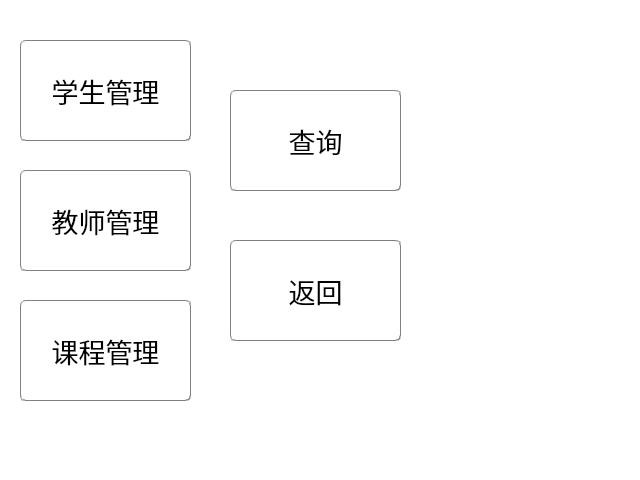
<?xml version="1.0" encoding="UTF-8"?>
<ui version="4.0">
 <class>system</class>
 <widget class="QDialog" name="system">
  <property name="geometry">
   <rect>
    <x>0</x>
    <y>0</y>
    <width>640</width>
    <height>480</height>
   </rect>
  </property>
  <property name="minimumSize">
   <size>
    <width>640</width>
    <height>480</height>
   </size>
  </property>
  <property name="maximumSize">
   <size>
    <width>640</width>
    <height>480</height>
   </size>
  </property>
  <property name="font">
   <font>
    <family>微软雅黑</family>
   </font>
  </property>
  <property name="windowTitle">
   <string>管理系统</string>
  </property>
  <property name="styleSheet">
   <string notr="true">#system{
background-color: rgb(255, 255, 255);
border-image: url(:/image/image/backpage_system.png);
}</string>
  </property>
  <widget class="QPushButton" name="button_student_manage">
   <property name="geometry">
    <rect>
     <x>20</x>
     <y>40</y>
     <width>171</width>
     <height>101</height>
    </rect>
   </property>
   <property name="font">
    <font>
     <family>微软雅黑 Light</family>
     <pointsize>20</pointsize>
    </font>
   </property>
   <property name="styleSheet">
    <string notr="true">QPushButton#button_student_manage{
border:1px groove gray;
border-radius:5px;
padding:2px 4px;
color: rgb(0, 0, 0);
background-color: rgba(255,255,255, 255);
}

QPushButton#button_student_manage:hover{
border:1px groove gray;
border-radius:5px;
padding:2px 4px;
color: rgb(0, 0, 0);
background-color: rgba(240,255,255,255);
}
 
QPushButton#button_student_manage:pressed{
border:1px groove gray;
border-radius:5px;
padding:2px 4px;
color: rgb(0, 0, 0);
background-color: rgba(225,255,255, 255);
padding-left:6px;
padding-top:6px;
}</string>
   </property>
   <property name="text">
    <string>学生管理</string>
   </property>
  </widget>
  <widget class="QPushButton" name="button_staff_manage">
   <property name="geometry">
    <rect>
     <x>20</x>
     <y>170</y>
     <width>171</width>
     <height>101</height>
    </rect>
   </property>
   <property name="font">
    <font>
     <family>微软雅黑 Light</family>
     <pointsize>20</pointsize>
    </font>
   </property>
   <property name="styleSheet">
    <string notr="true">QPushButton#button_staff_manage{
border:1px groove gray;
border-radius:5px;
padding:2px 4px;
color: rgb(0, 0, 0);
background-color: rgba(255,255,255, 255);
}

QPushButton#button_staff_manage:hover{
border:1px groove gray;
border-radius:5px;
padding:2px 4px;
color: rgb(0, 0, 0);
background-color: rgba(240,255,255,255);
}
 
QPushButton#button_staff_manage:pressed{
border:1px groove gray;
border-radius:5px;
padding:2px 4px;
color: rgb(0, 0, 0);
background-color: rgba(225,255,255, 255);
padding-left:6px;
padding-top:6px;
}</string>
   </property>
   <property name="text">
    <string>教师管理</string>
   </property>
  </widget>
  <widget class="QPushButton" name="button_course_manage">
   <property name="geometry">
    <rect>
     <x>20</x>
     <y>300</y>
     <width>171</width>
     <height>101</height>
    </rect>
   </property>
   <property name="font">
    <font>
     <family>微软雅黑 Light</family>
     <pointsize>20</pointsize>
    </font>
   </property>
   <property name="styleSheet">
    <string notr="true">QPushButton#button_course_manage{
border:1px groove gray;
border-radius:5px;
padding:2px 4px;
color: rgb(0, 0, 0);
background-color: rgba(255,255,255, 255);
}

QPushButton#button_course_manage:hover{
border:1px groove gray;
border-radius:5px;
padding:2px 4px;
color: rgb(0, 0, 0);
background-color: rgba(240,255,255,255);
}
 
QPushButton#button_course_manage:pressed{
border:1px groove gray;
border-radius:5px;
padding:2px 4px;
color: rgb(0, 0, 0);
background-color: rgba(225,255,255, 255);
padding-left:6px;
padding-top:6px;
}</string>
   </property>
   <property name="text">
    <string>课程管理</string>
   </property>
  </widget>
  <widget class="QPushButton" name="button_return">
   <property name="geometry">
    <rect>
     <x>230</x>
     <y>240</y>
     <width>171</width>
     <height>101</height>
    </rect>
   </property>
   <property name="font">
    <font>
     <family>微软雅黑 Light</family>
     <pointsize>20</pointsize>
    </font>
   </property>
   <property name="styleSheet">
    <string notr="true">QPushButton#button_return{
border:1px groove gray;
border-radius:5px;
padding:2px 4px;
color: rgb(0, 0, 0);
background-color: rgba(255,255,255, 255);
}

QPushButton#button_return:hover{
border:1px groove gray;
border-radius:5px;
padding:2px 4px;
color: rgb(0, 0, 0);
background-color: rgba(240,255,255,255);
}
 
QPushButton#button_return:pressed{
border:1px groove gray;
border-radius:5px;
padding:2px 4px;
color: rgb(0, 0, 0);
background-color: rgba(225,255,255, 255);
padding-left:6px;
padding-top:6px;
}</string>
   </property>
   <property name="text">
    <string>返回</string>
   </property>
  </widget>
  <widget class="QPushButton" name="button_find">
   <property name="geometry">
    <rect>
     <x>230</x>
     <y>90</y>
     <width>171</width>
     <height>101</height>
    </rect>
   </property>
   <property name="font">
    <font>
     <family>微软雅黑 Light</family>
     <pointsize>20</pointsize>
    </font>
   </property>
   <property name="styleSheet">
    <string notr="true">QPushButton#button_find{
border:1px groove gray;
border-radius:5px;
padding:2px 4px;
color: rgb(0, 0, 0);
background-color: rgba(255,255,255, 255);
}

QPushButton#button_find:hover{
border:1px groove gray;
border-radius:5px;
padding:2px 4px;
color: rgb(0, 0, 0);
background-color: rgba(240,255,255,255);
}
 
QPushButton#button_find:pressed{
border:1px groove gray;
border-radius:5px;
padding:2px 4px;
color: rgb(0, 0, 0);
background-color: rgba(225,255,255, 255);
padding-left:6px;
padding-top:6px;
}</string>
   </property>
   <property name="text">
    <string>查询</string>
   </property>
  </widget>
 </widget>
 <resources/>
 <connections/>
</ui>
